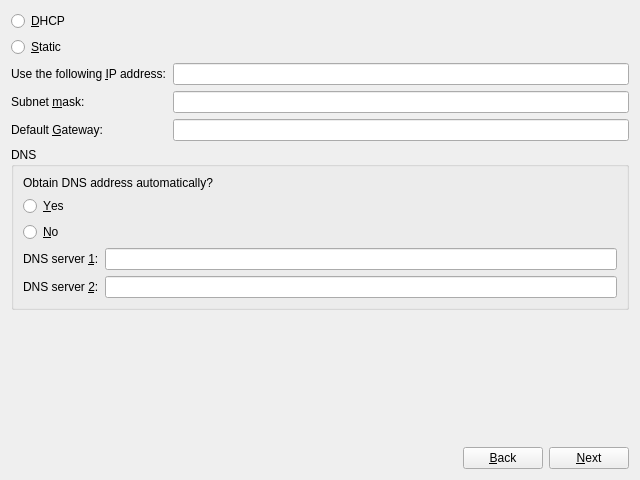
<?xml version="1.0" encoding="UTF-8"?>
<ui version="4.0">
 <class>NetworkSettingsStepWidget</class>
 <widget class="QWidget" name="NetworkSettingsStepWidget">
  <property name="geometry">
   <rect>
    <x>0</x>
    <y>0</y>
    <width>640</width>
    <height>480</height>
   </rect>
  </property>
  <property name="windowTitle">
   <string>Form</string>
  </property>
  <layout class="QVBoxLayout" name="verticalLayout">
   <item>
    <layout class="QFormLayout" name="formLayout">
     <item row="0" column="0" colspan="2">
      <widget class="QRadioButton" name="wiredDHCPRadioBtn">
       <property name="text">
        <string>&amp;DHCP</string>
       </property>
      </widget>
     </item>
     <item row="1" column="0" colspan="2">
      <widget class="QRadioButton" name="wiredStaticRadioBtn">
       <property name="text">
        <string>&amp;Static</string>
       </property>
      </widget>
     </item>
     <item row="2" column="0">
      <widget class="QLabel" name="label_13">
       <property name="text">
        <string>Use the following &amp;IP address:</string>
       </property>
       <property name="buddy">
        <cstring>staticIpAddrlineEdit</cstring>
       </property>
      </widget>
     </item>
     <item row="2" column="1">
      <widget class="QLineEdit" name="staticIpAddrlineEdit"/>
     </item>
     <item row="3" column="0">
      <widget class="QLabel" name="label_14">
       <property name="text">
        <string>Subnet &amp;mask:</string>
       </property>
       <property name="buddy">
        <cstring>subnetMaskLineEdit</cstring>
       </property>
      </widget>
     </item>
     <item row="3" column="1">
      <widget class="QLineEdit" name="subnetMaskLineEdit"/>
     </item>
     <item row="4" column="0">
      <widget class="QLabel" name="label_15">
       <property name="text">
        <string>Default &amp;Gateway:</string>
       </property>
       <property name="buddy">
        <cstring>defaultGatewayLineEdit</cstring>
       </property>
      </widget>
     </item>
     <item row="4" column="1">
      <widget class="QLineEdit" name="defaultGatewayLineEdit"/>
     </item>
     <item row="5" column="0" colspan="2">
      <widget class="QGroupBox" name="groupBox">
       <property name="title">
        <string>DNS</string>
       </property>
       <layout class="QFormLayout" name="formLayout_4">
        <item row="1" column="0">
         <widget class="QRadioButton" name="dnsYesRadioBtn">
          <property name="text">
           <string>&amp;Yes</string>
          </property>
         </widget>
        </item>
        <item row="2" column="0">
         <widget class="QRadioButton" name="dnsNoRadioBtn">
          <property name="text">
           <string>&amp;No</string>
          </property>
         </widget>
        </item>
        <item row="3" column="0">
         <widget class="QLabel" name="label_16">
          <property name="text">
           <string>DNS server &amp;1:</string>
          </property>
          <property name="buddy">
           <cstring>dnsServer1LineEdit</cstring>
          </property>
         </widget>
        </item>
        <item row="3" column="1">
         <widget class="QLineEdit" name="dnsServer1LineEdit"/>
        </item>
        <item row="4" column="0">
         <widget class="QLabel" name="label_17">
          <property name="text">
           <string>DNS server &amp;2:</string>
          </property>
          <property name="buddy">
           <cstring>dnsServer2LineEdit</cstring>
          </property>
         </widget>
        </item>
        <item row="4" column="1">
         <widget class="QLineEdit" name="dnsServer2LineEdit"/>
        </item>
        <item row="0" column="0" colspan="2">
         <widget class="QLabel" name="label_18">
          <property name="text">
           <string>Obtain DNS address automatically?</string>
          </property>
         </widget>
        </item>
       </layout>
      </widget>
     </item>
    </layout>
   </item>
   <item>
    <layout class="QHBoxLayout" name="horizontalLayout">
     <item>
      <spacer name="horizontalSpacer">
       <property name="orientation">
        <enum>Qt::Horizontal</enum>
       </property>
       <property name="sizeHint" stdset="0">
        <size>
         <width>40</width>
         <height>20</height>
        </size>
       </property>
      </spacer>
     </item>
     <item>
      <widget class="QPushButton" name="backButton">
       <property name="text">
        <string>&amp;Back</string>
       </property>
      </widget>
     </item>
     <item>
      <widget class="QPushButton" name="nextButton">
       <property name="text">
        <string>&amp;Next</string>
       </property>
      </widget>
     </item>
    </layout>
   </item>
  </layout>
 </widget>
 <resources/>
 <connections/>
</ui>
